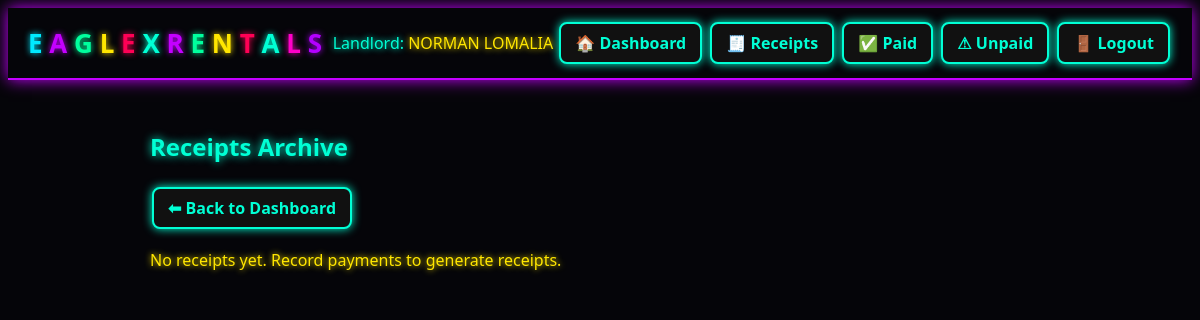
The app's page /receipts (signed in), older data.
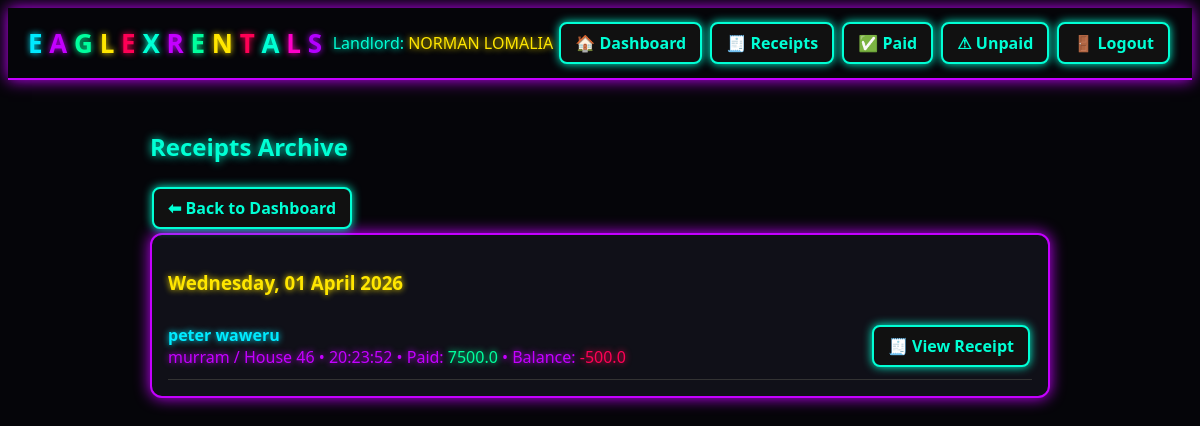
The same page, newer data.
### app.py (models this page shows)
class Landlord(UserMixin, db.Model):
    id = db.Column(db.Integer, primary_key=True)
    first_name = db.Column(db.String(80), nullable=False)
    last_name = db.Column(db.String(80), nullable=False)
    email = db.Column(db.String(120), unique=True, nullable=False)
    phone = db.Column(db.String(50))
    password_hash = db.Column(db.String(200), nullable=False)
    buildings = db.relationship('Building', backref='landlord', cascade='all, delete-orphan')
    @property
    def full_name(self):
        return f"{self.first_name} {self.last_name}"

class Tenant(db.Model):
    id = db.Column(db.Integer, primary_key=True)
    name = db.Column(db.String(150), nullable=False)
    phone = db.Column(db.String(50))
    id_number = db.Column(db.String(100))
    email = db.Column(db.String(120))
    amount_paid = db.Column(db.Float, default=0.0)
    paid = db.Column(db.Boolean, default=False)
    receipt_created_at = db.Column(db.DateTime, default=datetime.utcnow)
    unit_id = db.Column(db.Integer, db.ForeignKey('unit.id'))
    created_at = db.Column(db.DateTime, default=datetime.utcnow)
    @property
    def rent_amount(self):
        return self.unit.rent_amount if self.unit and self.unit.rent_amount else 0.0
    @property
    def balance(self):
        return self.rent_amount - (self.amount_paid or 0.0)

class Building(db.Model):
    id = db.Column(db.Integer, primary_key=True)
    name = db.Column(db.String(150), nullable=False)
    landlord_id = db.Column(db.Integer, db.ForeignKey('landlord.id'), nullable=False)
    units = db.relationship('Unit', backref='building', cascade='all, delete-orphan')

class Unit(db.Model):
    id = db.Column(db.Integer, primary_key=True)
    number = db.Column(db.String(50), nullable=False)
    rent_amount = db.Column(db.Float, default=0.0)
    building_id = db.Column(db.Integer, db.ForeignKey('building.id'), nullable=False)
    tenant = db.relationship('Tenant', uselist=False, backref='unit')

### app.py (the view)
@app.route('/receipts')
@login_required
def receipts():
    tenants = Tenant.query.join(Unit).join(Building).filter(
        Building.landlord_id == current_user.id,
        Tenant.receipt_created_at.isnot(None)
    ).order_by(Tenant.receipt_created_at.desc()).all()
    grouped = {}
    for t in tenants:
        d = (t.receipt_created_at or t.created_at).date()
        grouped.setdefault(d, []).append(t)
    sorted_dates = sorted(grouped.keys(), reverse=True)
    return render_template('receipts.html',
                           grouped=grouped,
                           sorted_dates=sorted_dates)

### app.py (called while the page is built)
@login_manager.user_loader
def load_user(user_id):
    return Landlord.query.get(int(user_id))

### templates/receipts.html
{% extends "base.html" %}
{% block content %}
<h2 class="neon-heading-cyan">Receipts Archive</h2>
<a class="btn" href="{{ url_for('dashboard') }}">⬅ Back to Dashboard</a>
{% if sorted_dates %}
  {% for d in sorted_dates %}
    <div class="card">
      <h3 class="neon-yellow">
        {{ d.strftime('%A, %d %B %Y') }}
      </h3>
      <ul class="receipt-list">
        {% for t in grouped[d] %}
          <li class="receipt-item">
            <div class="receipt-info">
              <span class="receipt-name neon-blue">{{ t.name }}</span>
              <span class="neon-purple">
                {{ t.unit.building.name }} / House {{ t.unit.number }} •
                {{ (t.receipt_created_at or t.created_at).strftime('%H:%M:%S') }} •
                Paid: <span class="neon-green">{{ t.amount_paid }}</span> •
                Balance: <span class="neon-red">{{ t.balance }}</span>
              </span>
            </div>
            <a class="btn" href="{{ url_for('receipt', tid=t.id) }}" target="_blank">
              🧾 View Receipt
            </a>
          </li>
        {% endfor %}
      </ul>
    </div>
  {% endfor %}
{% else %}
  <p class="neon-yellow">No receipts yet. Record payments to generate receipts.</p>
{% endif %}
{% endblock %}

### templates/base.html (shortened to what this page needs)
<!doctype html>
<html lang="en">
<head>
  <link rel="stylesheet" href="{{ url_for('static', filename='css/neon.css') }}">
</head>
<body class="theme-dark">
  <header>
    <div class="header-title">
      <span class="logo-text">
        <span class="neon-blue">E</span>
        <span class="neon-purple">A</span>
        <span class="neon-green">G</span>
        <span class="neon-yellow">L</span>
        <span class="neon-red">E</span>
        <span class="neon-aqua">X</span>
        <span class="neon-purple">R</span>
        <span class="neon-green">E</span>
        <span class="neon-yellow">N</span>
        <span class="neon-red">T</span>
        <span class="neon-aqua">A</span>
        <span class="neon-pink">L</span>
        <span class="neon-violet">S</span>
      </span>
    </div>
    <div class="header-actions">
      {% if current_user.is_authenticated %}
        <span class="neon-aqua">
          Landlord:
          <span class="neon-yellow">{{ current_user.full_name }}</span>
        </span>
        <a class="btn" href="{{ url_for('dashboard') }}">🏠 Dashboard</a>
        <a class="btn" href="{{ url_for('receipts') }}">🧾 Receipts</a>
        <a class="btn" href="{{ url_for('paid_tenants') }}">✅ Paid</a>
        <a class="btn" href="{{ url_for('unpaid_tenants') }}">⚠ Unpaid</a>
        <a class="btn" href="{{ url_for('logout') }}">🚪 Logout</a>
      {% endif %}
    </div>
  </header>
  <main class="container">
    {% block content %}{% endblock %}
  </main>
</body>
</html>

### static/css/neon.css (style rules this page uses)
:root { --neon-blue: #00eaff; --neon-purple: #c400ff; --neon-pink: #ff00c8; --neon-aqua: #00ffd5; --neon-violet: #b300ff; --neon-green: #00ff9d; --neon-yellow: #ffe600; --neon-red: #ff0055; }
body.theme-dark { background: #050509; color: var(--neon-blue); font-family: 'Segoe UI', sans-serif; }
.container { max-width: 900px; margin: 20px auto; padding: 10px; }
header { display: flex; justify-content: space-between; align-items: center; padding: 10px 20px; border-bottom: 2px solid var(--neon-purple); box-shadow: 0 0 15px var(--neon-purple); }
.logo-text { font-size: 26px; font-weight: 900; }
.neon-blue { color: var(--neon-blue); text-shadow: 0 0 6px var(--neon-blue); }
.neon-purple { color: var(--neon-purple); text-shadow: 0 0 6px var(--neon-purple); }
.neon-pink { color: var(--neon-pink); text-shadow: 0 0 6px var(--neon-pink); }
.neon-aqua { color: var(--neon-aqua); text-shadow: 0 0 6px var(--neon-aqua); }
.neon-violet { color: var(--neon-violet); text-shadow: 0 0 6px var(--neon-violet); }
.neon-green { color: var(--neon-green); text-shadow: 0 0 6px var(--neon-green); }
.neon-yellow { color: var(--neon-yellow); text-shadow: 0 0 6px var(--neon-yellow); }
.neon-red { color: var(--neon-red); text-shadow: 0 0 6px var(--neon-red); }
h1, h2, h3, h4 { font-weight: 800; }
.neon-heading-cyan { color: var(--neon-aqua); text-shadow: 0 0 10px var(--neon-aqua); }
.btn { padding: 8px 14px; border-radius: 8px; border: 2px solid var(--neon-aqua); background: #111; color: var(--neon-aqua); font-weight: 700; cursor: pointer; text-decoration: none; display: inline-block; margin: 4px 2px; box-shadow: 0 0 10px var(--neon-aqua); transition: 0.2s; }
.card { background: #101018; border: 2px solid var(--neon-purple); box-shadow: 0 0 15px var(--neon-purple); padding: 16px; border-radius: 12px; margin-bottom: 20px; }
.receipt-list { list-style: none; padding: 0; margin: 0; }
.receipt-item { display: flex; justify-content: space-between; align-items: center; padding: 8px 0; border-bottom: 1px solid #333; }
.receipt-info { display: flex; flex-direction: column; }
.receipt-name { font-weight: 700; }

Row changes from the older to the newer data that the page shows:
added Tenant: name "peter waweru", unit.building.name "murram", unit.number "46", receipt_created_at "20:23:52", amount_paid "7500.0", balance "-500.0"
Text that changed along with them:
new list line: "Wednesday, 01 April 2026"
text no longer shown: "No receipts yet. Record payments to generate receipts."
